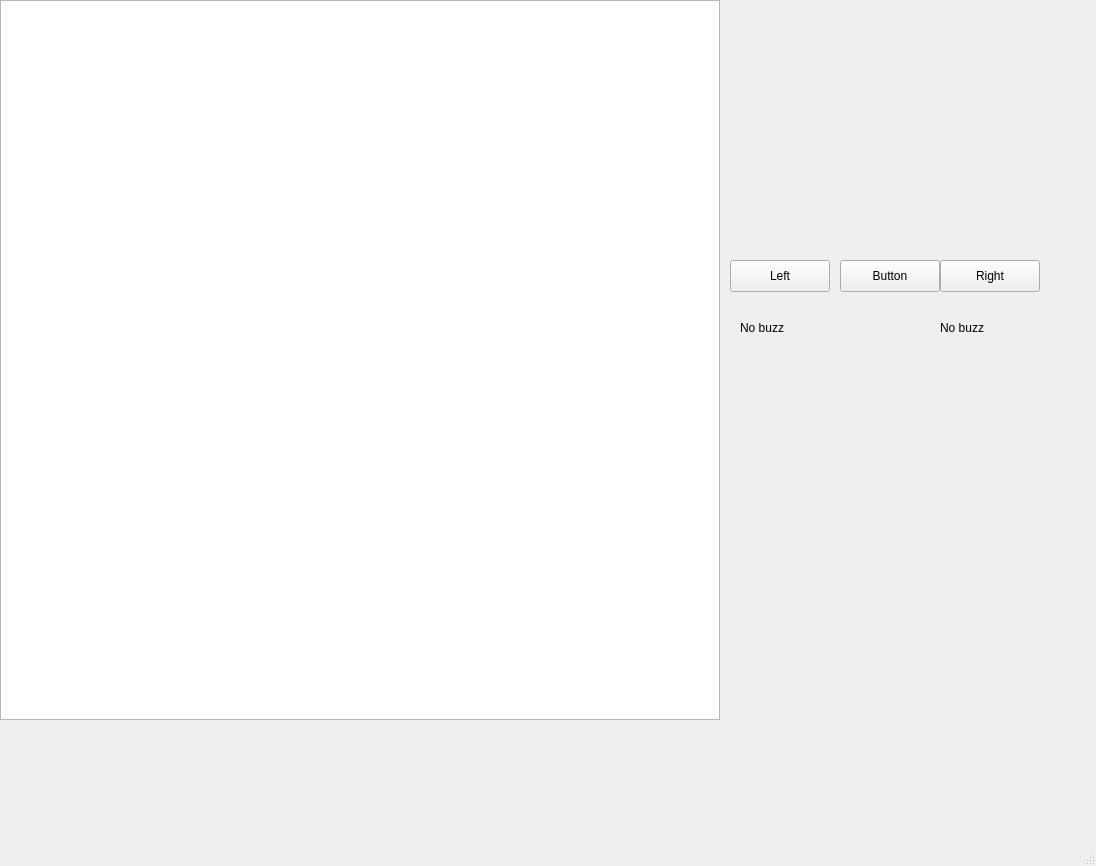
<?xml version="1.0" encoding="UTF-8"?>
<ui version="4.0">
 <class>MainWindow</class>
 <widget class="QMainWindow" name="MainWindow">
  <property name="geometry">
   <rect>
    <x>0</x>
    <y>0</y>
    <width>1096</width>
    <height>866</height>
   </rect>
  </property>
  <property name="windowTitle">
   <string>MainWindow</string>
  </property>
  <widget class="QWidget" name="centralwidget">
   <widget class="QGraphicsView" name="displayGraphicsView">
    <property name="geometry">
     <rect>
      <x>0</x>
      <y>0</y>
      <width>720</width>
      <height>720</height>
     </rect>
    </property>
    <property name="verticalScrollBarPolicy">
     <enum>Qt::ScrollBarPolicy::ScrollBarAlwaysOff</enum>
    </property>
    <property name="horizontalScrollBarPolicy">
     <enum>Qt::ScrollBarPolicy::ScrollBarAlwaysOff</enum>
    </property>
   </widget>
   <widget class="QPushButton" name="leftButton">
    <property name="geometry">
     <rect>
      <x>730</x>
      <y>260</y>
      <width>100</width>
      <height>32</height>
     </rect>
    </property>
    <property name="text">
     <string>Left</string>
    </property>
    <property name="shortcut">
     <string>Left</string>
    </property>
   </widget>
   <widget class="QPushButton" name="centerButton">
    <property name="geometry">
     <rect>
      <x>840</x>
      <y>260</y>
      <width>100</width>
      <height>32</height>
     </rect>
    </property>
    <property name="text">
     <string>Button</string>
    </property>
    <property name="shortcut">
     <string>Space</string>
    </property>
   </widget>
   <widget class="QPushButton" name="rightButton">
    <property name="geometry">
     <rect>
      <x>940</x>
      <y>260</y>
      <width>100</width>
      <height>32</height>
     </rect>
    </property>
    <property name="text">
     <string>Right</string>
    </property>
    <property name="shortcut">
     <string>Right</string>
    </property>
   </widget>
   <widget class="QLabel" name="leftBuzzer">
    <property name="geometry">
     <rect>
      <x>740</x>
      <y>320</y>
      <width>58</width>
      <height>16</height>
     </rect>
    </property>
    <property name="text">
     <string>No buzz</string>
    </property>
   </widget>
   <widget class="QLabel" name="rightBuzzer">
    <property name="geometry">
     <rect>
      <x>940</x>
      <y>320</y>
      <width>58</width>
      <height>16</height>
     </rect>
    </property>
    <property name="text">
     <string>No buzz</string>
    </property>
   </widget>
  </widget>
  <widget class="QMenuBar" name="menubar">
   <property name="geometry">
    <rect>
     <x>0</x>
     <y>0</y>
     <width>1096</width>
     <height>24</height>
    </rect>
   </property>
  </widget>
  <widget class="QStatusBar" name="statusbar"/>
 </widget>
 <resources/>
 <connections/>
</ui>
